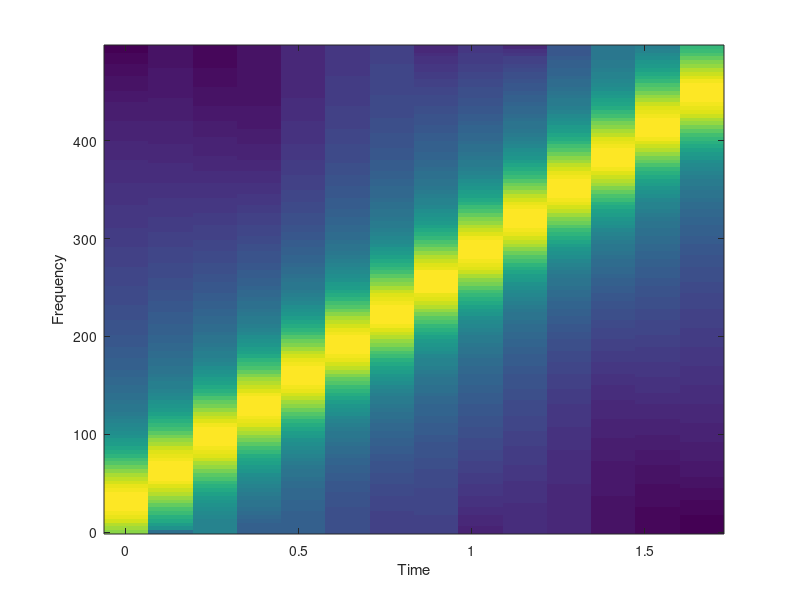

MATLAB code to generate this figure:
% N=500
x = chirp([0:0.001:2],0,2,500);  %freq. sweep from 0-500 over 2 sec.
Fs=1000;     %sampled every 0.001 sec so rate is 1 kHz
nfft = min(256,length(x))
specgram(x,nfft,Fs)
%specgram(x,nfft,Fs,rectwin(nfft))